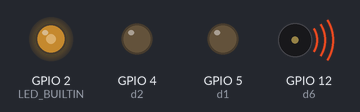
A sketch run on a simulated ESP8266 (Wemos D1 mini). Shown: output pins drawn as LEDs (lit = HIGH, except the on-board LED, lit = LOW), buzzer (waves = sounding). What the sketch prints to the serial monitor is not drawn.

Above: at 2.05 s.
Timing chart, 0 to 6.0 s (numbered marks = the images above):
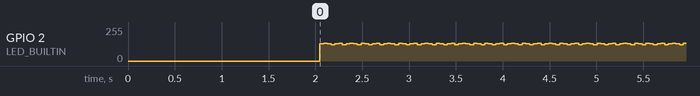

The sketch:

wemos_d_speeker_test.ino
```cpp
//These define's must be placed at the beginning before #include "ESP8266TimerInterrupt.h"
#define TIMER_INTERRUPT_DEBUG      1

#include "ESP8266TimerInterrupt.h"

bool flag=false;
//----------------
volatile uint32_t lastMillis = 0;

void ICACHE_RAM_ATTR TimerHandler(void)
{
  static bool toggle = false;
  static bool started = false;
  flag = ~flag;
  Serial.println("interrupt");

  if (!started)
  {
    started = true;
    pinMode(LED_BUILTIN, OUTPUT);
  }

  #if (TIMER_INTERRUPT_DEBUG > 0)
  if (lastMillis != 0)
    Serial.println("Delta ms = " + String(millis() - lastMillis));
  lastMillis = millis();
  #endif

  //timer interrupt toggles pin LED_BUILTIN
  digitalWrite(LED_BUILTIN, toggle);
  toggle = !toggle;
}

#define TIMER_INTERVAL_MS        1000

// Init ESP8266 timer 0
ESP8266Timer ITimer;

//----------------

int stepUp = 100;

//0=D3 4=D2 5=D1 12=D6 13=D7 14=D5 15=D8 16=D0 17=D4
#define d0 16
#define d1 5
#define d2 4
#define d3 0
#define d4 17
#define d5 14
#define d6 12
#define d7 13
#define d8 15

class Flasher
{
    int ledPin;      // the number of the LED pin
    long OnTime;     // milliseconds of on-time
    long OffTime;    // milliseconds of off-time

    int ledState;                 // ledState used to set the LED
    unsigned long previousMillis;   // will store last time LED was updated

    public: Flasher(int pin, long on, long off) {
      ledPin = pin;
      pinMode(ledPin, OUTPUT);
      OnTime = on;
      OffTime = off;
      ledState = LOW;
      previousMillis = 0;
    }

    void Update() {
      // check to see if it's time to change the state of the LED
      unsigned long currentMillis = millis();

      if((ledState == HIGH) && (currentMillis - previousMillis >= OnTime))  {
        ledState = LOW;  // Turn it off
        previousMillis = currentMillis;  // Remember the time
        digitalWrite(ledPin, ledState);  // Update the actual LED
      }
      else
        if ((ledState == LOW) && (currentMillis - previousMillis >= OffTime)) {
          ledState = HIGH;  // turn it on
          previousMillis = currentMillis;   // Remember the time
          digitalWrite(ledPin, ledState);   // Update the actual LED
        }
      }
};

Flasher led1(d1, 100, 400);
Flasher led2(d2, 350, 350);
/**
   Setup
*/
void setup() {
  pinMode(LED_BUILTIN, OUTPUT);
  digitalWrite(LED_BUILTIN, LOW);
  Serial.begin(115200);
  delay(2000);
  Serial.println();
  digitalWrite(LED_BUILTIN, HIGH);

    // Interval in microsecs
  if (ITimer.attachInterruptInterval(400, TimerHandler))
    Serial.println("Starting  ITimer OK, millis() = " + String(millis()));
  else
    Serial.println("Can't set ITimer correctly. Select another freq. or interval");
}

/**
   loop
*/
void loop() {
  //led1.Update();
  noTone(d6);
  tone(d6, 600 + stepUp);
  if (stepUp > 4000) stepUp = -500;
  stepUp = stepUp + 50;
  delay(10);
  Serial.println(flag);
}
```

Measured:
- by itself, GPIO 2 (LED_BUILTIN): moves between 121/255 and 134/255, repeating every 1.7 s
